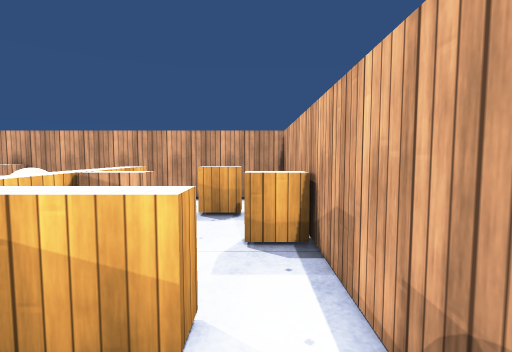
View 1 (above)

13 first-person views from a walk through a scene from a Unity 3-D project. The camera is 1.3 m above the floor, tilts 4° down and sees 85° across. The floor is counted in squares, 1 m on a side. Each view is taken from the middle of a square. On the plan, view 1 faces up. The plan holds only what a view shows up to about 13 squares ahead; the rest is blank. The place goes on beyond the plan. The player character is not drawn. Surface patterns are stand-ins for the level's own textures.

View 2
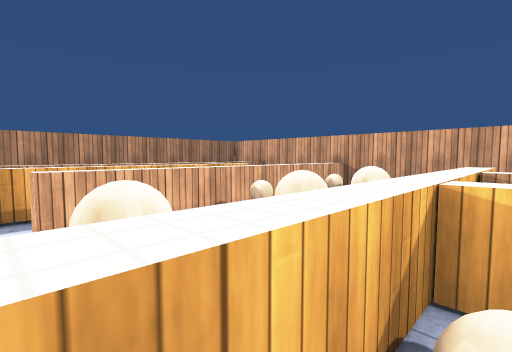

View 3
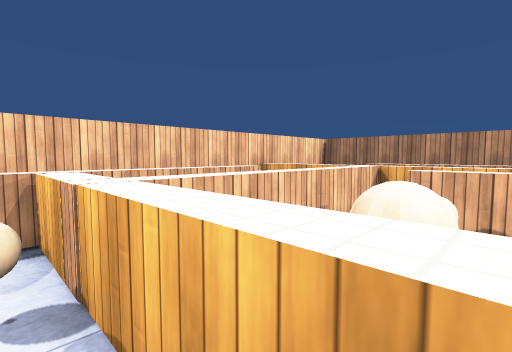

View 4
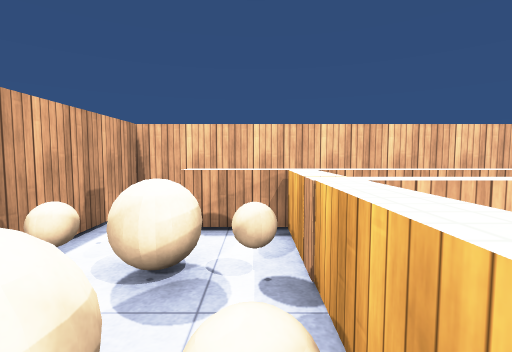

View 5
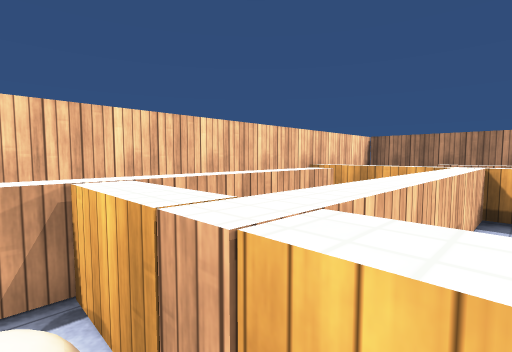

View 6
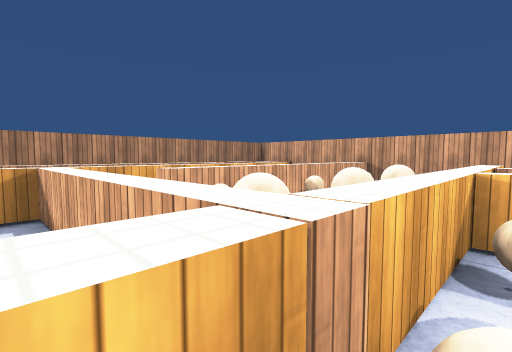

View 7
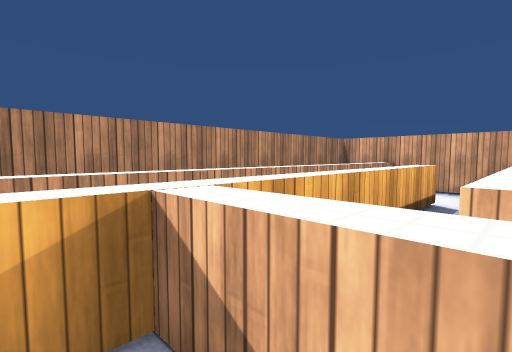

View 8
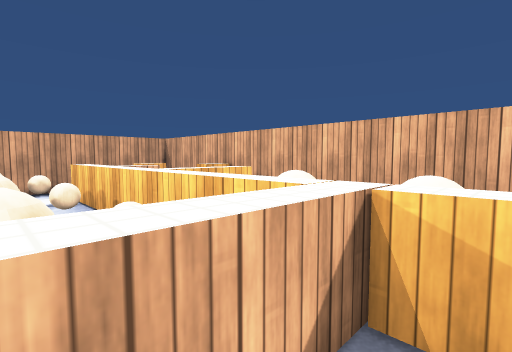

View 9
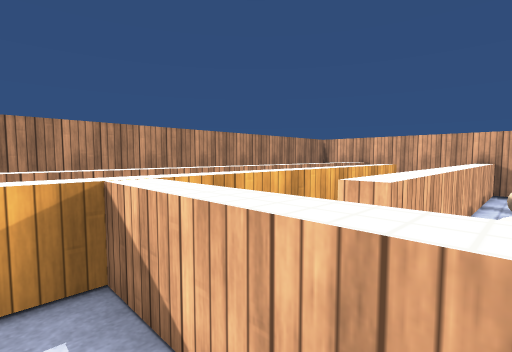

View 10
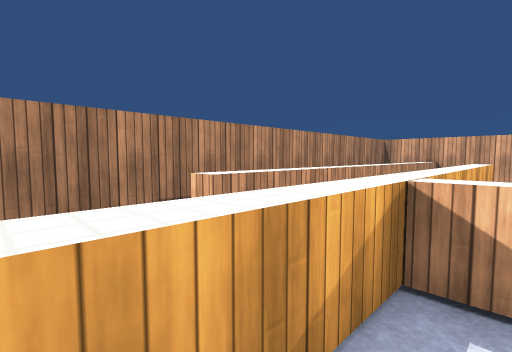

View 11
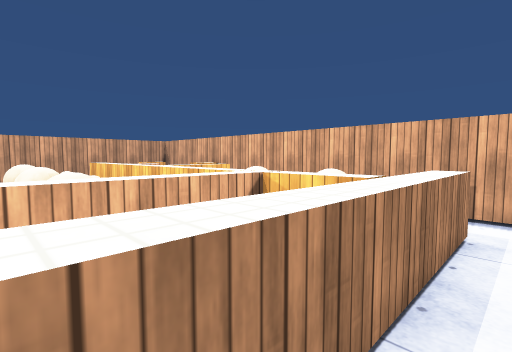

View 12
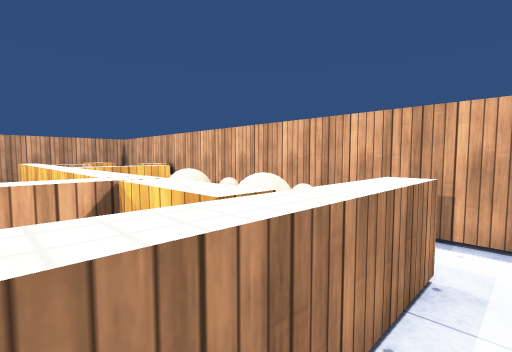

View 13
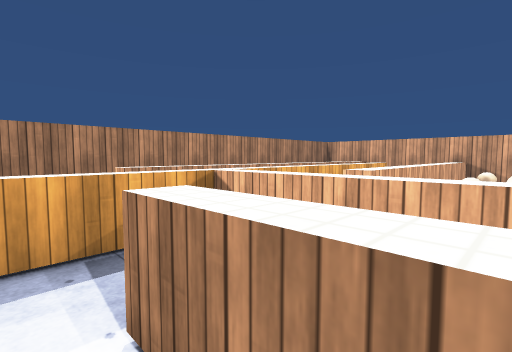

### Floor plan
Key: @ floor where view 1 was taken; # wall or solid block; x gap in a wall; . floor; = window, fence, low wall or low ledge; ^ raised ledge; O other object.
Columns run from 13 left of view 1 to 1 right of it. Each row starts with its distance up from view 1.
  9 ###############
  8 # = . =  . ...#
  7 # = . =  .  ..#
  6 # = ..=.O.^ ^x#
  5 # = ^.=. .^ ..#
  4 # = ^ =   ^^.^#
  3 # = ^ =   ^...#
  2 # = ^ =   ^^^.#
  1 # = ^ =   ^.  #
  0 # = ^.=   ^.O@#
 -1 # = ^.    ^.. #
 -2 # = ^^^^^^^.O.#
 -3 #   ^.... ^...#
 -4 #   ^.^^^^^^^.#
 -5 #   ^.........#
 -6 ###############

Where each view was taken, in squares from view 1:
view 1: 0 up, 0 right, facing up
view 2: 1 down, 2 left, facing up-left
view 3: 1 up, 2 left, facing down-left
view 4: 1 up, 2 left, facing down
view 5: 1 down, 2 left, facing down-left
view 6: 3 down, 2 left, facing up-left
view 7: 3 down, 7 left, facing up-left
view 8: 3 down, 5 left, facing up-right
view 9: 3 down, 6 left, facing up-left
view 10: 5 down, 8 left, facing up-left
view 11: 5 down, 6 left, facing up-right
view 12: 5 down, 4 left, facing up-right
view 13: 5 down, 5 left, facing up-left
